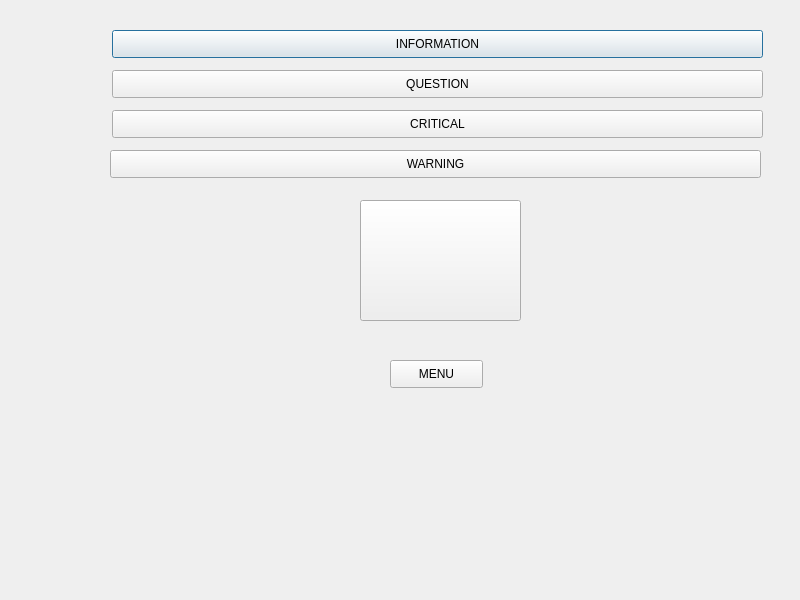
<?xml version="1.0" encoding="UTF-8"?>
<ui version="4.0">
 <class>Dialog</class>
 <widget class="QDialog" name="Dialog">
  <property name="geometry">
   <rect>
    <x>0</x>
    <y>0</y>
    <width>800</width>
    <height>600</height>
   </rect>
  </property>
  <property name="windowTitle">
   <string>Dialog</string>
  </property>
  <widget class="QPushButton" name="pushButton">
   <property name="geometry">
    <rect>
     <x>112</x>
     <y>30</y>
     <width>651</width>
     <height>28</height>
    </rect>
   </property>
   <property name="text">
    <string>INFORMATION</string>
   </property>
  </widget>
  <widget class="QPushButton" name="pushButton_2">
   <property name="geometry">
    <rect>
     <x>112</x>
     <y>70</y>
     <width>651</width>
     <height>28</height>
    </rect>
   </property>
   <property name="text">
    <string>QUESTION</string>
   </property>
  </widget>
  <widget class="QPushButton" name="pushButton_3">
   <property name="geometry">
    <rect>
     <x>112</x>
     <y>110</y>
     <width>651</width>
     <height>28</height>
    </rect>
   </property>
   <property name="text">
    <string>CRITICAL</string>
   </property>
  </widget>
  <widget class="QPushButton" name="pushButton_4">
   <property name="geometry">
    <rect>
     <x>110</x>
     <y>150</y>
     <width>651</width>
     <height>28</height>
    </rect>
   </property>
   <property name="text">
    <string>WARNING</string>
   </property>
  </widget>
  <widget class="QPushButton" name="pushButton_6">
   <property name="geometry">
    <rect>
     <x>390</x>
     <y>360</y>
     <width>93</width>
     <height>28</height>
    </rect>
   </property>
   <property name="acceptDrops">
    <bool>true</bool>
   </property>
   <property name="text">
    <string>MENU</string>
   </property>
  </widget>
  <widget class="QPushButton" name="pushButton_5">
   <property name="geometry">
    <rect>
     <x>360</x>
     <y>200</y>
     <width>161</width>
     <height>121</height>
    </rect>
   </property>
   <property name="text">
    <string/>
   </property>
   <property name="checkable">
    <bool>false</bool>
   </property>
  </widget>
 </widget>
 <resources/>
 <connections/>
</ui>
